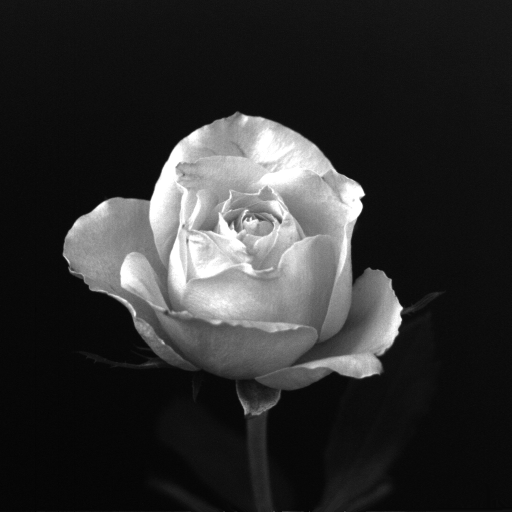
#> input picture digital_image_processing/rose.jpg.tif, 1024 x 1024 px (shown at 1/2 size)
$ python 2_a.py
#> lines starting #> are read from the running program, lines starting #| are printed output that depends on the picture; after the words box and inside, x2 and y2 are one past the last pixel; in counts of white or black regions, pixels touching at a corner belong together

#2(a): Take a grayscale image of size 512x512, perform the brightness enhancement of a specific range of gray levels & observe its result

import cv2
import numpy as np
import matplotlib.pyplot as plt

# Load and resize the grayscale image to 512x512
image_path = 'rose.jpg.tif'  # Replace with the image path
image = cv2.imread(image_path, cv2.IMREAD_GRAYSCALE)
#> image is the input picture: shape (1024, 1024); min 0, max 255, mean 46.8
image = cv2.resize(image, (512, 512))
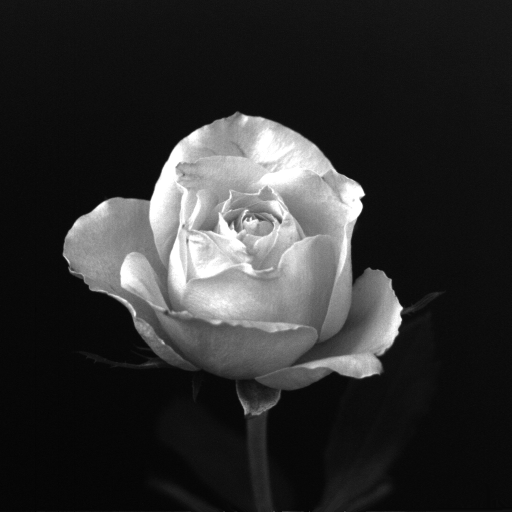
#> image: shape (512, 512); min 3, max 255, mean 46.9

# Define the range of gray levels to enhance
lower_bound, upper_bound = 100, 150
enhancement_value = 50  # Brightness increase

# Create a copy of the image for modification
enhanced_image = image.copy()

# Apply brightness enhancement to the specified range
mask = (image >= lower_bound) & (image <= upper_bound)
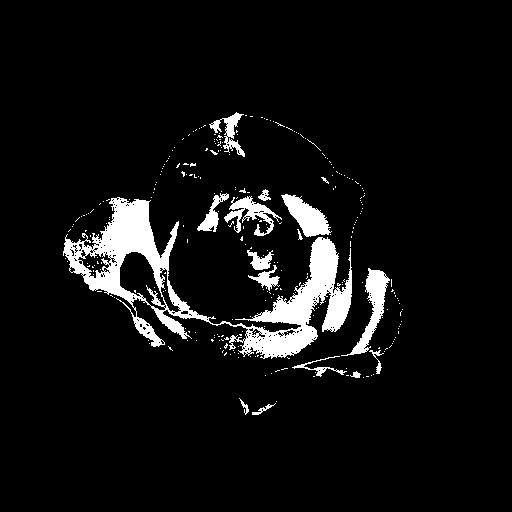
#> mask: shape (512, 512) bool; 6.7% white; 277 white regions (261 under 20 px), largest, box (x1, y1, x2, y2) and area: (63, 197, 352, 359) 11817, (341, 268, 390, 356) 1160, (281, 194, 332, 237) 1060
enhanced_image[mask] = np.clip(image[mask] + enhancement_value, 0, 255)
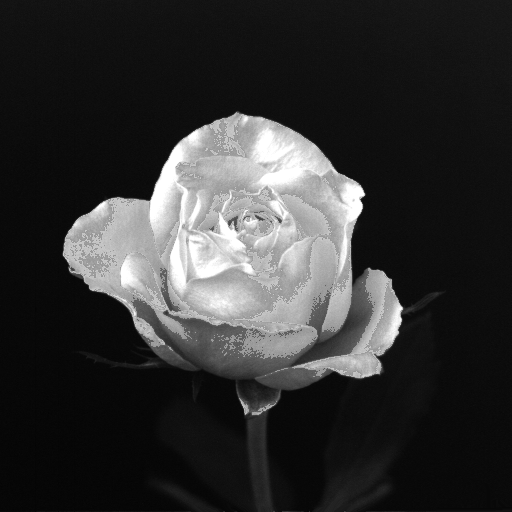
#> enhanced_image: shape (512, 512); 6.72% of pixels changed, all inside (x1, y1, x2, y2) = (63, 112, 403, 415)

# Plot the original and enhanced images
plt.figure(figsize=(10, 5))

# Original Image
plt.subplot(1, 2, 1)
plt.imshow(image, cmap='gray', vmin=0, vmax=255)
plt.title("Original Image")
plt.axis('off')

# Enhanced Image
plt.subplot(1, 2, 2)
plt.imshow(enhanced_image, cmap='gray', vmin=0, vmax=255)
plt.title(f"Enhanced Image\nRange: {lower_bound}-{upper_bound}")
plt.axis('off')

plt.tight_layout()
plt.show()
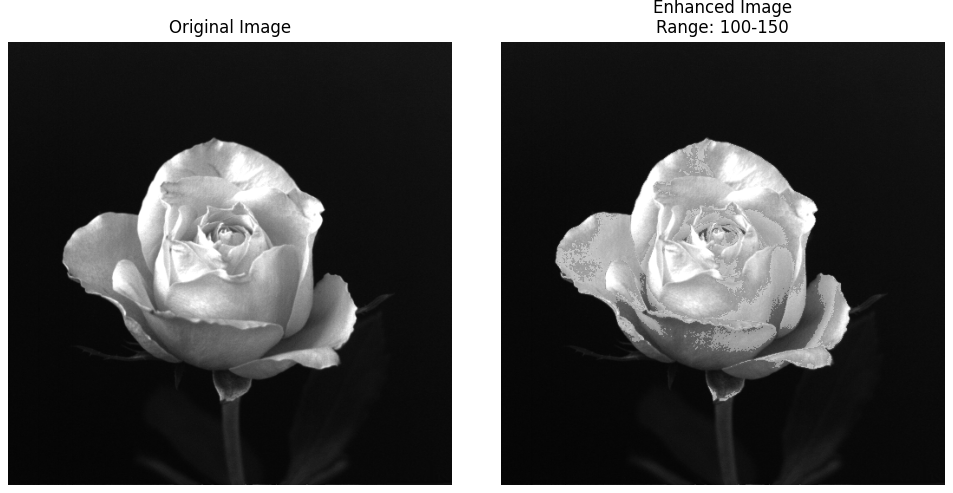
#> figure drawn by matplotlib, 2 panels
